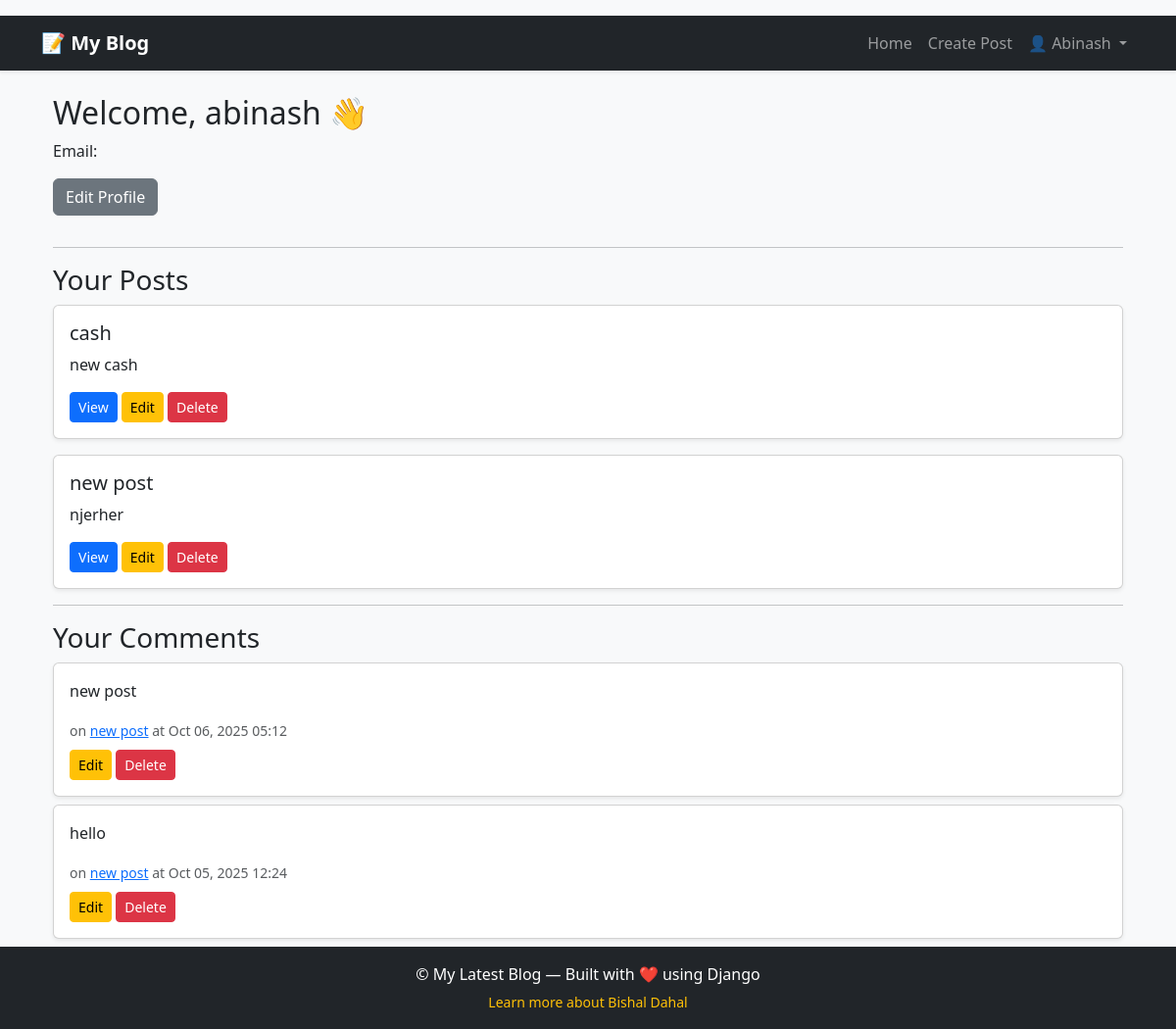
Page /dashboard/ (signed in) on the earlier database version.
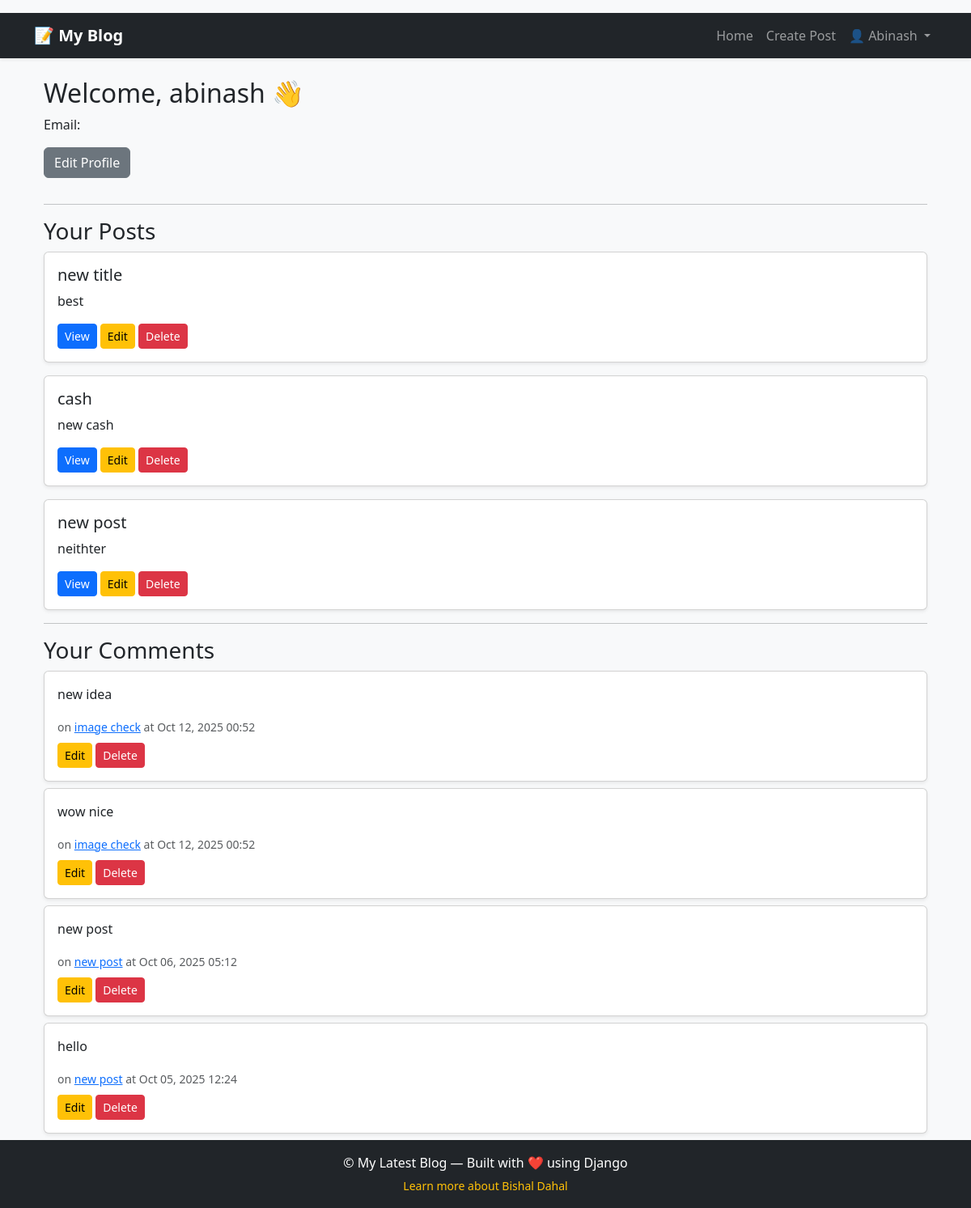
Same page on the later database version.
### blog/models.py (models this page shows, shortened)
class Post(models.Model):
    author = models.ForeignKey(User, on_delete=models.CASCADE)
    title = models.CharField(max_length=100)
    content = models.TextField()
    image = models.ImageField(upload_to='posts/', blank=True, null=True)
    created_at = models.DateTimeField(auto_now_add=True)
    author = models.ForeignKey(User, on_delete=models.CASCADE)

class Comment(models.Model):
    post = models.ForeignKey('POST', on_delete=models.CASCADE,related_name='comments')
    author = models.ForeignKey(User, on_delete=models.CASCADE)
    content = models.TextField()
    created_at = models.DateTimeField(auto_now_add=True)

### blog/views.py (the view)
# urls.py: path('dashboard/', views.dashboard, name='dashboard'),
@login_required
def dashboard(request):
    user_posts = Post.objects.filter(author=request.user).order_by('-created_at')
    user_comments = Comment.objects.filter(author=request.user).order_by('-created_at')
    context = {
        'user_posts': user_posts,
        'user_comments': user_comments,
    }
    return render(request, 'blog/dashboard.html', context)

### blog/templates/blog/dashboard.html (shortened to what this page needs)
{% extends "layout.html" %}
{% block content %}
<div class="container mt-4">
  <h2>Welcome, {{ user.username }} 👋</h2>
  <p>Email: {{ user.email }}</p>
  <a href="{% url 'profile_update' %}" class="btn btn-secondary mb-3">Edit Profile</a>
  <hr>
  <h3>Your Posts</h3>
  {% if user_posts %}
    {% for post in user_posts %}
      <div class="card mb-3 shadow-sm">
        <div class="card-body">
          <h5>{{ post.title }}</h5>
          <p>{{ post.content|truncatewords:20 }}</p>
          <a href="{% url 'post_detail' post.id %}" class="btn btn-primary btn-sm">View</a>
          <a href="{% url 'update_post' post.id %}" class="btn btn-warning btn-sm">Edit</a>
          <a href="{% url 'delete_post' post.id %}" class="btn btn-danger btn-sm">Delete</a>
        </div>
      </div>
    {% endfor %}
  {% else %}
    <p>You have not created any posts yet.</p>
  {% endif %}
  <hr>
  <h3>Your Comments</h3>
  {% if user_comments %}
    {% for comment in user_comments %}
      <div class="card mb-2 shadow-sm">
        <div class="card-body">
          <p>{{ comment.content }}</p>
          <small class="text-muted">on <a href="{% url 'post_detail' comment.post.id %}">{{ comment.post.title }}</a> at {{ comment.created_at|date:"M d, Y H:i" }}</small>
          <div class="mt-2">
            <a href="{% url 'edit_comment' comment.id %}" class="btn btn-warning btn-sm">Edit</a>
            <a href="{% url 'delete_comment' comment.id %}" class="btn btn-danger btn-sm">Delete</a>
          </div>
        </div>
      </div>
    {% endfor %}
  {% else %}
    <p>You haven't posted any comments yet.</p>
  {% endif %}
</div>
{% endblock %}

### templates/layout.html (shortened to what this page needs)
<!DOCTYPE html>
<html lang="en">
<head>
  {% load static %}
  <link href="https://cdn.jsdelivr.net/npm/bootstrap@5.3.3/dist/css/bootstrap.min.css" rel="stylesheet">
  <link rel="stylesheet" href="{% static 'blog/css/style.css' %}">
</head>
<body class="bg-light">
{% include 'navbar.html' %}
<div class="container mt-4">
  {% block content %}{% endblock %}
</div>
{% include 'footer.html' %}
</body>
</html>

### templates/navbar.html (shortened to what this page needs)
<nav class="navbar navbar-expand-lg navbar-dark bg-dark shadow-sm">
  <div class="container">
    <a class="navbar-brand fw-bold" href="{% url 'post_list' %}">
      📝 My Blog
    </a>
    <div class="collapse navbar-collapse" id="navbarNav">
      <ul class="navbar-nav ms-auto align-items-center">
        <li class="nav-item">
          <a class="nav-link {% if request.resolver_match.url_name == 'post_list' %}active{% endif %}"
             href="{% url 'post_list' %}">Home</a>
        </li>
        {% if user.is_authenticated %}
          <li class="nav-item">
            <a class="nav-link {% if request.resolver_match.url_name == 'create_post' %}active{% endif %}"
               href="{% url 'create_post' %}">Create Post</a>
          </li>
          <li class="nav-item dropdown">
            <a class="nav-link dropdown-toggle text-capitalize" href="#" id="userDropdown" role="button"
               data-bs-toggle="dropdown" aria-expanded="false">
              👤 {{ user.username }}
            </a>
          </li>
        {% endif %}
      </ul>
    </div>
  </div>
</nav>

### templates/footer.html
<footer class="bg-dark text-white text-center py-3 mt-auto">
  <div class="container">
    <p class="mb-1">© {{ now|date:"Y" }} My Latest Blog — Built with ❤️ using Django</p>
    <small>
      <a href="https://www.bishaldahal20.com.np/" target="_blank" class="text-warning text-decoration-none">
        Learn more about Bishal Dahal
      </a>
    </small>
  </div>
</footer>

Differences in the rows shown:
added Post: title "new title", content "best"
changed Post "new post": content "njerher" → "neithter"
added Comment: content "new idea", post "image check", created_at "Oct 12, 2025 00:52"
added Comment: content "wow nice", post "image check", created_at "Oct 12, 2025 00:52"
